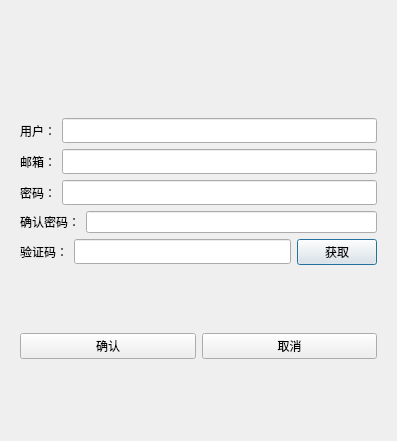
<?xml version="1.0" encoding="UTF-8"?>
<ui version="4.0">
 <class>RegisterDialog</class>
 <widget class="QDialog" name="RegisterDialog">
  <property name="geometry">
   <rect>
    <x>0</x>
    <y>0</y>
    <width>397</width>
    <height>441</height>
   </rect>
  </property>
  <property name="windowTitle">
   <string>Dialog</string>
  </property>
  <layout class="QHBoxLayout" name="horizontalLayout">
   <item>
    <layout class="QVBoxLayout" name="verticalLayout">
     <item>
      <widget class="QStackedWidget" name="stackedWidget">
       <property name="currentIndex">
        <number>0</number>
       </property>
       <widget class="QWidget" name="page">
        <layout class="QVBoxLayout" name="verticalLayout_3">
         <item>
          <spacer name="verticalSpacer_3">
           <property name="orientation">
            <enum>Qt::Vertical</enum>
           </property>
           <property name="sizeHint" stdset="0">
            <size>
             <width>20</width>
             <height>40</height>
            </size>
           </property>
          </spacer>
         </item>
         <item>
          <widget class="QWidget" name="widget" native="true">
           <property name="minimumSize">
            <size>
             <width>0</width>
             <height>30</height>
            </size>
           </property>
           <property name="maximumSize">
            <size>
             <width>16777215</width>
             <height>30</height>
            </size>
           </property>
           <layout class="QHBoxLayout" name="horizontalLayout_9">
            <item>
             <widget class="QLabel" name="errorTipLabel">
              <property name="minimumSize">
               <size>
                <width>0</width>
                <height>25</height>
               </size>
              </property>
              <property name="maximumSize">
               <size>
                <width>16777215</width>
                <height>25</height>
               </size>
              </property>
              <property name="text">
               <string/>
              </property>
              <property name="alignment">
               <set>Qt::AlignCenter</set>
              </property>
             </widget>
            </item>
           </layout>
          </widget>
         </item>
         <item>
          <layout class="QHBoxLayout" name="horizontalLayout_2">
           <item>
            <widget class="QLabel" name="userLabel">
             <property name="minimumSize">
              <size>
               <width>0</width>
               <height>25</height>
              </size>
             </property>
             <property name="maximumSize">
              <size>
               <width>16777215</width>
               <height>25</height>
              </size>
             </property>
             <property name="text">
              <string>用户：</string>
             </property>
            </widget>
           </item>
           <item>
            <widget class="QLineEdit" name="userLineEdit">
             <property name="minimumSize">
              <size>
               <width>0</width>
               <height>25</height>
              </size>
             </property>
             <property name="maximumSize">
              <size>
               <width>16777215</width>
               <height>25</height>
              </size>
             </property>
            </widget>
           </item>
          </layout>
         </item>
         <item>
          <layout class="QHBoxLayout" name="horizontalLayout_3">
           <item>
            <widget class="QLabel" name="emailLabel">
             <property name="minimumSize">
              <size>
               <width>0</width>
               <height>25</height>
              </size>
             </property>
             <property name="maximumSize">
              <size>
               <width>16777215</width>
               <height>25</height>
              </size>
             </property>
             <property name="text">
              <string>邮箱：</string>
             </property>
            </widget>
           </item>
           <item>
            <widget class="QLineEdit" name="emailLineEdit">
             <property name="minimumSize">
              <size>
               <width>0</width>
               <height>25</height>
              </size>
             </property>
             <property name="maximumSize">
              <size>
               <width>16777215</width>
               <height>25</height>
              </size>
             </property>
            </widget>
           </item>
          </layout>
         </item>
         <item>
          <layout class="QHBoxLayout" name="horizontalLayout_4">
           <item>
            <widget class="QLabel" name="passLabel">
             <property name="minimumSize">
              <size>
               <width>0</width>
               <height>25</height>
              </size>
             </property>
             <property name="maximumSize">
              <size>
               <width>16777215</width>
               <height>25</height>
              </size>
             </property>
             <property name="text">
              <string>密码：</string>
             </property>
            </widget>
           </item>
           <item>
            <widget class="QLineEdit" name="passLineEdit">
             <property name="minimumSize">
              <size>
               <width>0</width>
               <height>25</height>
              </size>
             </property>
             <property name="maximumSize">
              <size>
               <width>16777215</width>
               <height>25</height>
              </size>
             </property>
            </widget>
           </item>
          </layout>
         </item>
         <item>
          <layout class="QHBoxLayout" name="horizontalLayout_5">
           <item>
            <widget class="QLabel" name="verifyLabel">
             <property name="text">
              <string>确认密码：</string>
             </property>
            </widget>
           </item>
           <item>
            <widget class="QLineEdit" name="verifyLineEdit"/>
           </item>
          </layout>
         </item>
         <item>
          <layout class="QHBoxLayout" name="horizontalLayout_6">
           <item>
            <widget class="QLabel" name="checkLabel">
             <property name="minimumSize">
              <size>
               <width>0</width>
               <height>25</height>
              </size>
             </property>
             <property name="maximumSize">
              <size>
               <width>16777215</width>
               <height>25</height>
              </size>
             </property>
             <property name="text">
              <string>验证码：</string>
             </property>
            </widget>
           </item>
           <item>
            <widget class="QLineEdit" name="checkLineEdit">
             <property name="minimumSize">
              <size>
               <width>0</width>
               <height>25</height>
              </size>
             </property>
             <property name="maximumSize">
              <size>
               <width>16777215</width>
               <height>25</height>
              </size>
             </property>
            </widget>
           </item>
           <item>
            <widget class="QPushButton" name="getCodeBtn">
             <property name="minimumSize">
              <size>
               <width>0</width>
               <height>0</height>
              </size>
             </property>
             <property name="maximumSize">
              <size>
               <width>16777215</width>
               <height>16777215</height>
              </size>
             </property>
             <property name="text">
              <string>获取</string>
             </property>
            </widget>
           </item>
          </layout>
         </item>
         <item>
          <spacer name="verticalSpacer">
           <property name="orientation">
            <enum>Qt::Vertical</enum>
           </property>
           <property name="sizeHint" stdset="0">
            <size>
             <width>20</width>
             <height>40</height>
            </size>
           </property>
          </spacer>
         </item>
         <item>
          <layout class="QHBoxLayout" name="horizontalLayout_7">
           <item>
            <widget class="QPushButton" name="confirmBtn">
             <property name="minimumSize">
              <size>
               <width>0</width>
               <height>0</height>
              </size>
             </property>
             <property name="maximumSize">
              <size>
               <width>16777215</width>
               <height>16777215</height>
              </size>
             </property>
             <property name="font">
              <font>
               <pointsize>9</pointsize>
              </font>
             </property>
             <property name="text">
              <string>确认</string>
             </property>
            </widget>
           </item>
           <item>
            <widget class="QPushButton" name="cancelBtn">
             <property name="minimumSize">
              <size>
               <width>0</width>
               <height>0</height>
              </size>
             </property>
             <property name="maximumSize">
              <size>
               <width>16777215</width>
               <height>16777215</height>
              </size>
             </property>
             <property name="text">
              <string>取消</string>
             </property>
            </widget>
           </item>
          </layout>
         </item>
         <item>
          <spacer name="verticalSpacer_2">
           <property name="orientation">
            <enum>Qt::Vertical</enum>
           </property>
           <property name="sizeHint" stdset="0">
            <size>
             <width>20</width>
             <height>40</height>
            </size>
           </property>
          </spacer>
         </item>
        </layout>
       </widget>
       <widget class="QWidget" name="page_2"/>
      </widget>
     </item>
    </layout>
   </item>
  </layout>
 </widget>
 <resources/>
 <connections/>
</ui>
